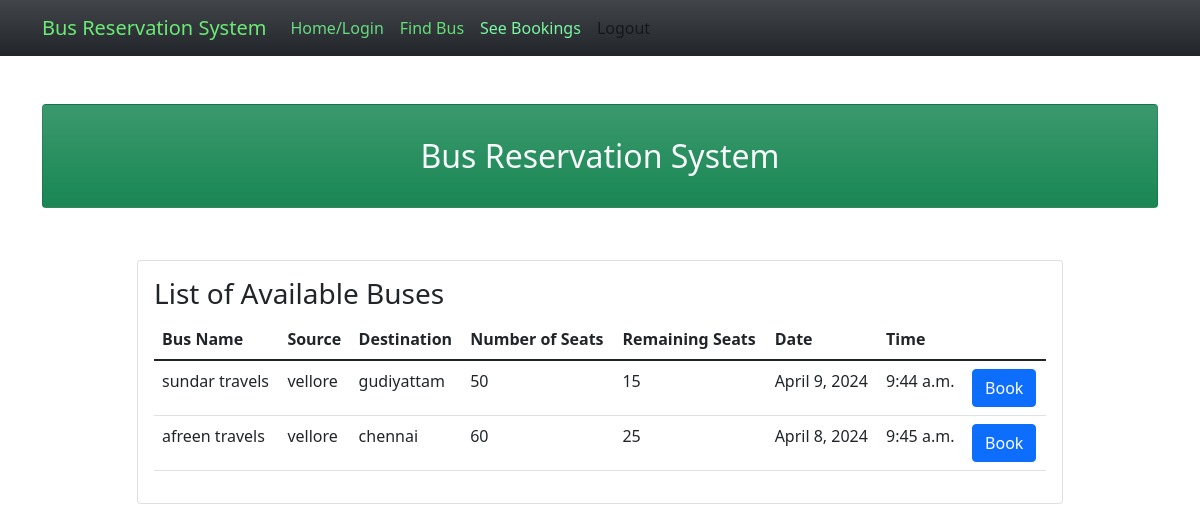
The app's page / (signed in) with its own data.
### myapp/models.py (models this page shows, shortened)
class Bus(models.Model):
    bus_name = models.CharField(max_length=30)
    source = models.CharField(max_length=30)
    dest = models.CharField(max_length=30)
    nos = models.DecimalField(decimal_places=0, max_digits=2)
    rem = models.DecimalField(decimal_places=0, max_digits=2)
    price = models.DecimalField(decimal_places=2, max_digits=6)
    date = models.DateField()
    time = models.TimeField()
    class Meta:
        verbose_name_plural = "List of Busses"

### myapp/views.py (the view)
# urls.py: path('', views.home, name="home"),
def home(request):
    if request.user.is_authenticated:
        buses = Bus.objects.all() # Fetch all the buses from the database
        context = {
            'buses': buses
        }
        return render(request, 'myapp/home.html', context)
    else:
        return render(request, 'myapp/signin.html')

### myapp/templates/myapp/home.html
{% extends 'myapp/base.html' %} {% block content %}
<div class="container py-5">
    <div class="card bg-gradient bg-success">
        <div class="card-body">
            <h2 class="my-3 text-center text-light">Bus Reservation System</h2>
        </div>
    </div>
</div>
<div class="container py-1">
    <div class="row justify-content-center">
      <div class="col-md-10">
        <div class="card">
          <div class="card-body">
            <h3 class="card-title">List of Available Buses</h3>
            {% if buses %}
            <table class="table">
              <thead>
                <tr>
                  <th>Bus Name</th>
                  <th>Source</th>
                  <th>Destination</th>
                  <th>Number of Seats</th>
                  <th>Remaining Seats</th>
                  <th>Date</th>
                  <th>Time</th>
                </tr>
              </thead>
              <tbody>
                {% for bus in buses %}
                <tr>
                  <td>{{ bus.bus_name }}</td>
                  <td>{{ bus.source }}</td>
                  <td>{{ bus.dest }}</td>
                  <td>{{ bus.nos }}</td>
                  <td>{{ bus.rem }}</td>
                  <td>{{ bus.date }}</td>
                  <td>{{ bus.time }}</td>
                  <td>
                    <a href="{% url 'findbus' %}" class="btn btn-primary">Book</a>
                </td>
                </tr>
                {% endfor %}
              </tbody>
            </table>
            {% else %}
            <p>No buses available.</p>
            {% endif %}
          </div>
        </div>
      </div>
    </div>
  </div>
{% endblock %}

### myapp/templates/myapp/base.html (style rules this page uses)
body { background-image: url(https://img.freepik.com/premium-photo/bus-driving-road_81048-20397.jpg?w=740); background-repeat: no-repeat; background-size: cover; }

### records on screen
Bus: bus_name "sundar travels", source "vellore", dest "gudiyattam", nos "50", rem "15", date "April 9, 2024", time "9:44 a.m."
Bus: bus_name "afreen travels", source "vellore", dest "chennai", nos "60", rem "25", date "April 8, 2024", time "9:45 a.m."
